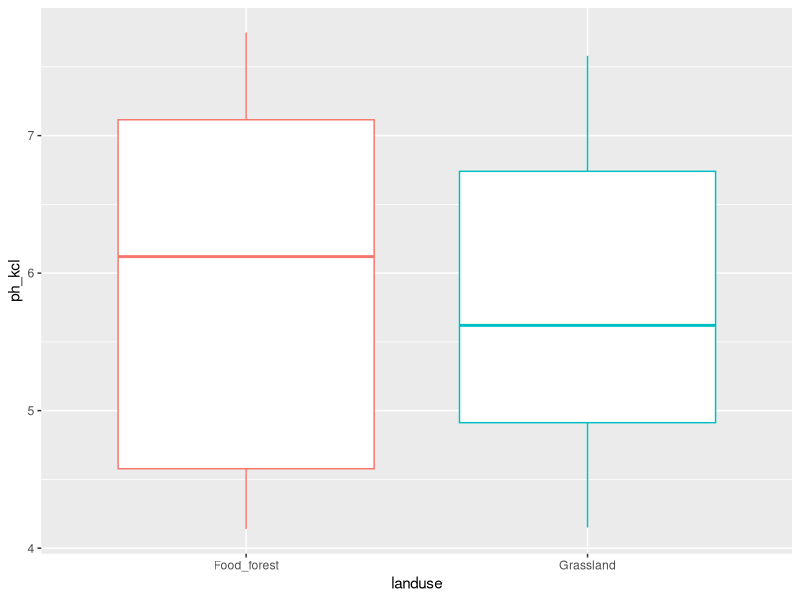
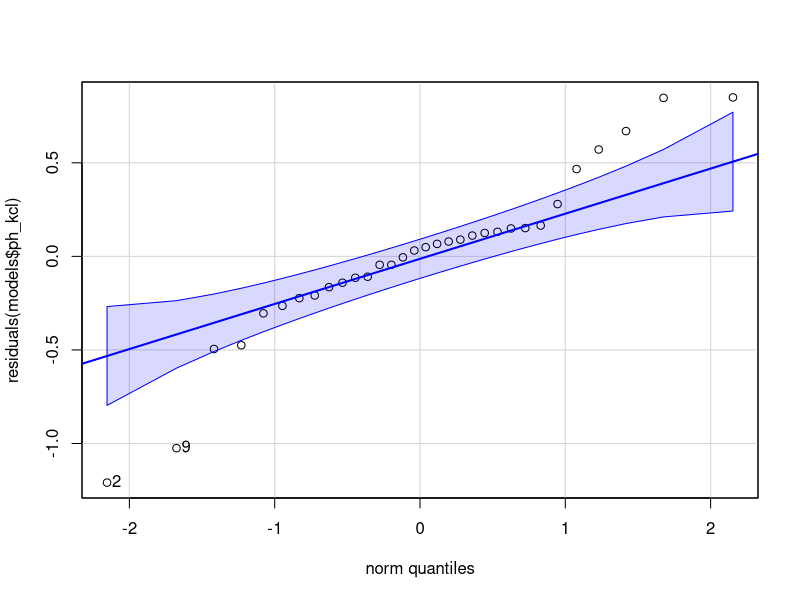
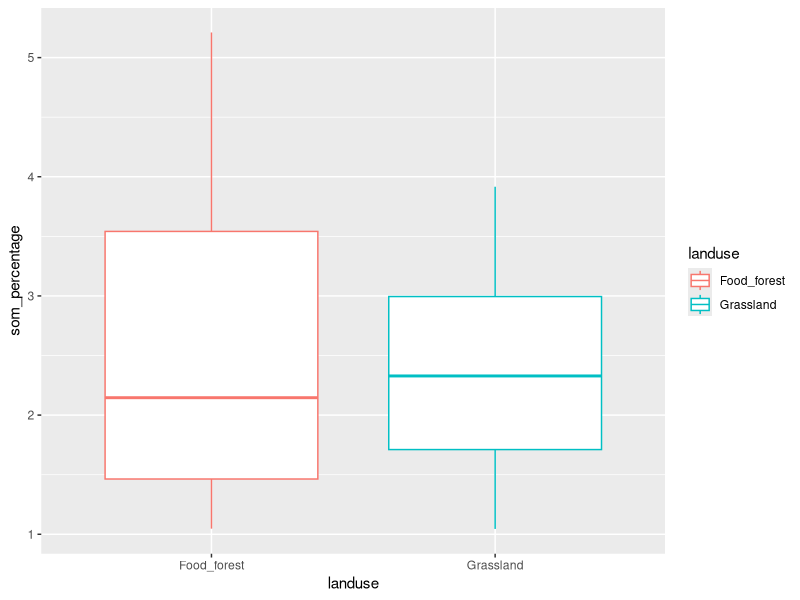
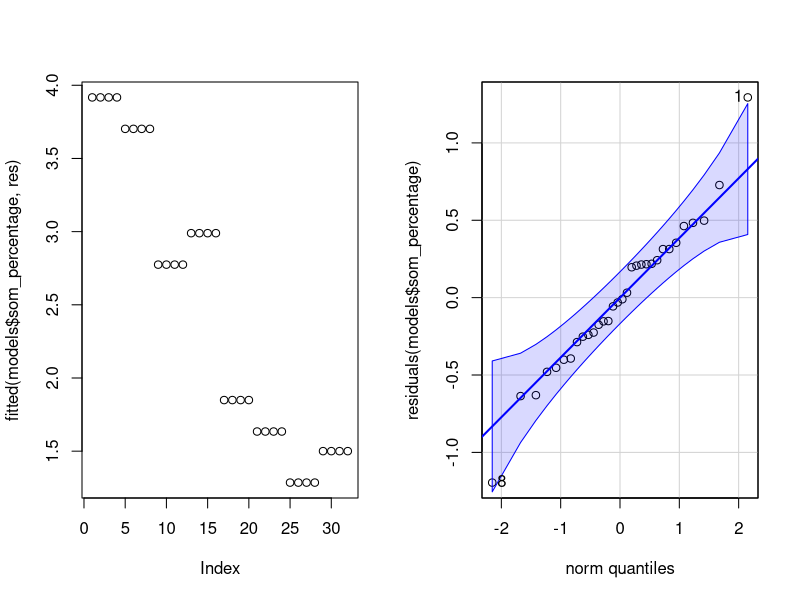
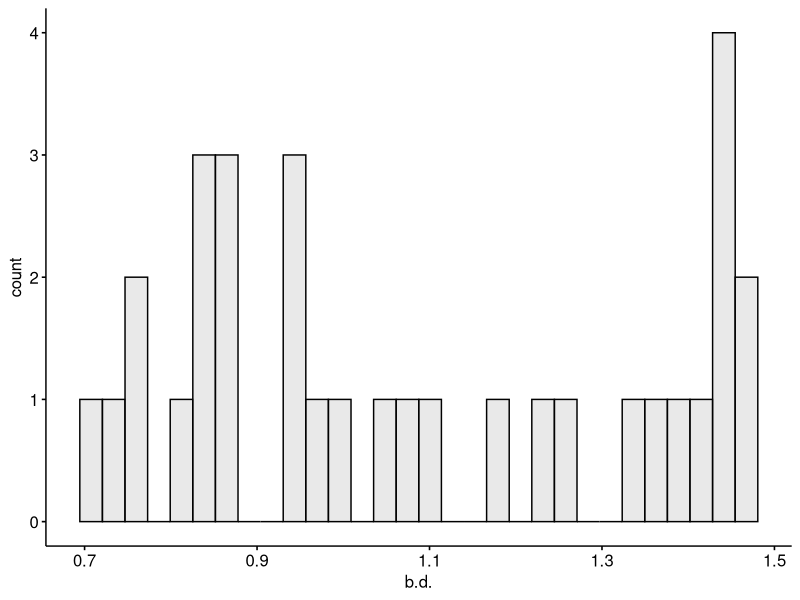
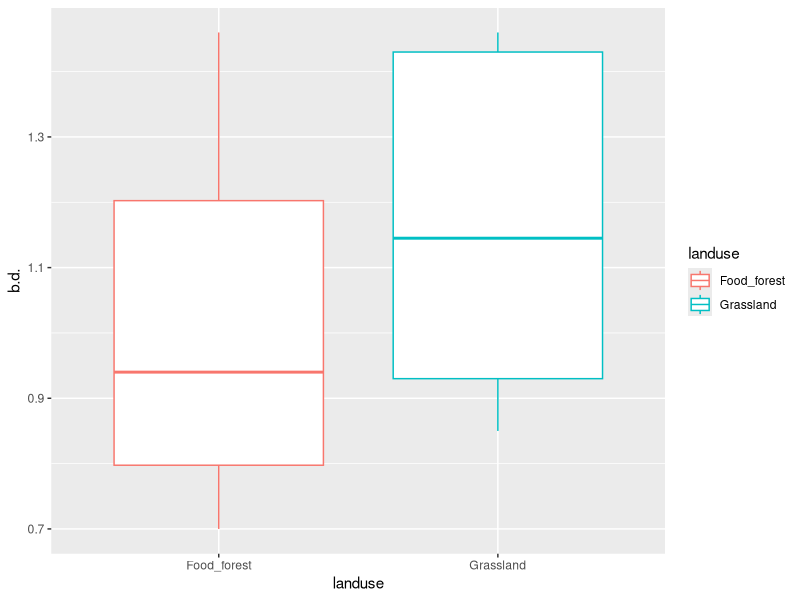
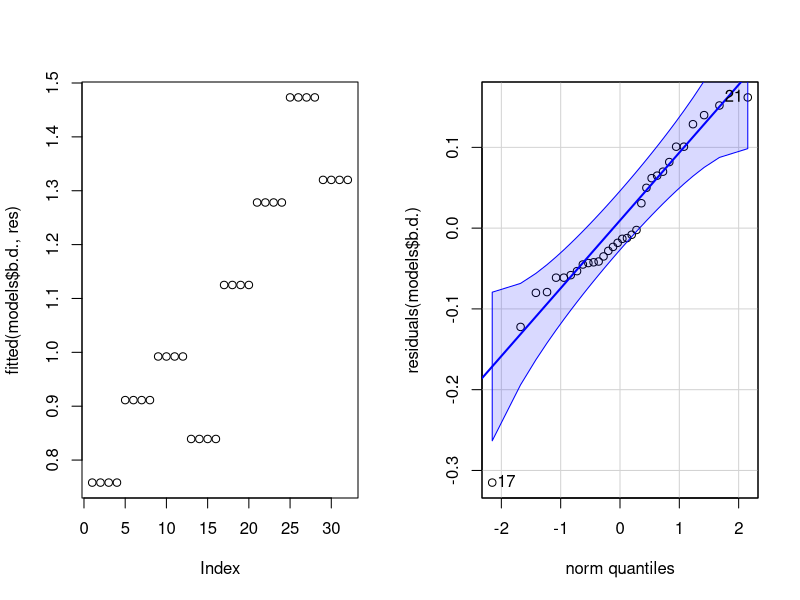
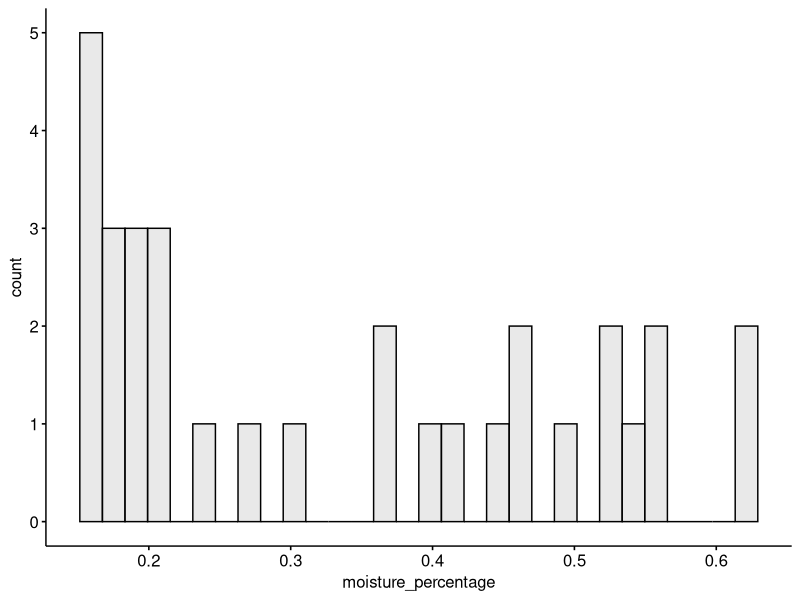

These charts were generated, in order, by the following R code:
## ---- chunk 1
knitr::opts_chunk$set(message = FALSE, echo = FALSE, warning = FALSE)
## ---- chunk 2
library(tidyverse)
library(ggpubr)
library(car)
library(gridExtra)
library(flextable)
library(lmerTest)
# library(lme4)
library(multcomp)
library(emmeans)
library(broom.mixed)
library(nlme)

## ---- chunk 3
lml <- read_csv2("MASTER_LML.csv")

lml$litter_sp <- factor(lml$litter_sp, levels=c("Alder","Hazel","Chestnut"))
lml$mesh_size <- factor(lml$mesh_size, levels=c("Fine","Medium","Coarse"))

mt <- read_csv2("MASTERFILE_decomp_10.csv")

mt_2 <- mt %>% mutate(age = 2021-year_of_landuse,
                      earthworms_2021 = compost_worms + soil_eating_worms + pendelaars)

mt_2 <- mt_2 %>% rowwise() %>% mutate(earthworms_2022 = sum(c_across(contains("Abundance"))))
mt_2 <- mt_2 %>% rename("vb_code" = "code")

# join litter mass data with landuse & location data
mt_2_lu_loc <- mt_2 %>% dplyr::select(vb_code, landuse, location)
lml_2 <- lml %>% left_join(mt_2_lu_loc, by ="vb_code")

mt_3 <- mt_2 %>% filter(plot_nr < 5)

# sum columns mites and earthworms
mt_4 <- cbind(mt_3, mites_sum = rowSums(mt_3[c('Mites_oribatid_kg','Mites_other_kg')]))
mt_4 <- cbind(mt_4, biomass_ew_total = 
                rowSums(mt_3[c('Biomass_anecic','Biomass_endogeic','Biomass_epigeic','Biomass_juvenile')]))

## ---- chunk 4
# variables

vars <- mt_4 %>%
  dplyr::select(ph_kcl, som_percentage, b.d., moisture_percentage, NO2_NO3_mg_kg, NH4_mg_kg,
            Total_P_mg_kg, Olsen_P_mg_kg, earthworms_2022, biomass_ew_total,
            Springtails_nr_kg, Mites_oribatid_kg, Mites_other_kg, nr_nematodes_gr_dry,
            Bacteria_total, Microbial, Actinobacteria_total, Fungi_total, Total_plfa, AMF_NLFA) %>%
  names() %>%
  set_names()

# normality and equal variances

normality <- map(vars, ~gghistogram(mt_4, .x,  fill = 'lightgrey', na.rm=TRUE))
plots_list <- map(normality, ~.x)
# grid.arrange(grobs = plots_list, ncol = 2, nrow = 10)

variances_loc_lu <- map(vars, ~leveneTest(mt_4[[.x]] ~ landuse * location, data = mt_4))

# tab_var <- mt_4 %>% group_by(landuse, location) %>% 
#   dplyr::select(ph_kcl, som_percentage, b.d.,                                                
#                 moisture_percentage, 
#                 NO2_NO3_mg_kg, NH4_mg_kg, Total_P_mg_kg, Olsen_P_mg_kg, earthworms_2022, 
#                 biomass_ew_total, Springtails_nr_kg, Mites_oribatid_kg, Mites_other_kg, 
#                 nr_nematodes_gr_dry,Bacteria_total, Microbial, Actinobacteria_total, 
#                 Fungi_total, Total_plfa, AMF_NLFA) %>% 
#           summarize_all(var, na.rm=TRUE) %>% mutate(across(where(is.numeric), round, 1))
# 
# tab_var %>% pivot_longer(cols=c(ph_kcl:AMF_NLFA)) %>% 
#                   pivot_wider(names_from = c(landuse,location),values_from = value) %>%
#             flextable()  %>%
#             set_table_properties(layout = "autofit")


## ---- chunk 5
# list of model outputs ANOVA
models <- list()
for (i in c('ph_kcl','som_percentage','b.d.','moisture_percentage','NO2_NO3_mg_kg','NH4_mg_kg',
            'Total_P_mg_kg','Olsen_P_mg_kg','earthworms_2022','biomass_ew_total',
            'Springtails_nr_kg','Mites_oribatid_kg','Mites_other_kg','nr_nematodes_gr_dry',
            'Bacteria_total','Microbial','Actinobacteria_total','Fungi_total','Total_plfa','AMF_NLFA')) {
  f <- formula(paste(i,"~ landuse + (1|location)"))
  models[[i]] <- lmerTest::lmer(f, data=mt_4, na.action = "na.omit")
}
## ---- chunk 6
mt_4 %>% group_by(landuse, location) %>% summarize(mean=mean(ph_kcl),sd=sd(ph_kcl),var=var(ph_kcl))
# variances_loc_lu$ph_kcl
# normality$ph_kcl
mt_4 %>% group_by(landuse) %>% ggplot(aes(x=landuse, y=ph_kcl, color=landuse)) + geom_boxplot() + theme(legend.position='none')
# par(mfrow=c(1,2))
# plot(fitted(models$ph_kcl, res))
qqPlot(residuals(models$ph_kcl))
cld(lsmeans(models$ph_kcl,~ landuse, adjust="sidak"), Letters = c(letters))
# emm <- emmeans(models$ph_kcl, specs = pairwise ~ landuse)
# emm$contrasts

# transformed data pH <<<<< more not-normally distributed residuals!!
# gghistogram(exp(-mt_4$ph_kcl),  fill = 'lightgrey', na.rm=TRUE, binwidth = 0.0003)
# ph_transf <- lmer(exp(-ph_kcl) ~ landuse + (1|location), data=mt_4, na.action = "na.omit")
# anova(ph_transf)
# summary(ph_transf)
# cld(lsmeans(ph_transf,~ landuse,adjust="tukey"), Letters = c(letters))
# shapiro.test(residuals(ph_transf))
# qqPlot(residuals(ph_transf))

## ---- chunk 7
mt_4 %>% group_by(landuse, location) %>% summarize(mean=mean(som_percentage),sd=sd(som_percentage),var=var(som_percentage))
# variances_loc_lu$som_percentage
# normality$som_percentage
mt_4 %>% group_by(landuse) %>% ggplot(aes(x=landuse, y=som_percentage, color=landuse)) + geom_boxplot()
par(mfrow=c(1,2))
plot(fitted(models$som_percentage, res))
qqPlot(residuals(models$som_percentage))
cld(lsmeans(models$som_percentage,~ landuse, adjust="tukey"), Letters = c(letters))
# shapiro.test(residuals(models$som_percentage))
## ---- chunk 8
mt_4 %>% group_by(landuse) %>% summarize(mean=mean(b.d.),sd=sd(b.d.),var=var(b.d.))
variances_loc_lu$b.d.
# par(mfrow=c(1,2))
normality$b.d.
mt_4 %>% group_by(landuse) %>% ggplot(aes(x=landuse, y=b.d., color=landuse)) + geom_boxplot()
plot(fitted(models$b.d., res))
qqPlot(residuals(models$b.d.))
cld(lsmeans(models$b.d.,~ landuse, adjust="tukey"), Letters = c(letters))
shapiro.test(residuals(models$b.d.))
## ---- chunk 9
mt_4 %>% group_by(landuse) %>% summarize(mean=mean(moisture_percentage),sd=sd(moisture_percentage),var=var(moisture_percentage))
variances_loc_lu$moisture_percentage
# par(mfrow=c(1,2))
normality$moisture_percentage
mt_4 %>% group_by(landuse) %>% ggplot(aes(x=landuse, y=moisture_percentage, color=landuse)) + geom_boxplot()
plot(fitted(models$moisture_percentage, res))
qqPlot(residuals(models$moisture_percentage))
cld(lsmeans(models$moisture_percentage,~ landuse, adjust="tukey"), Letters = c(letters))
shapiro.test(residuals(models$moisture_percentage))
## ---- chunk 10
mt_4 %>% group_by(landuse) %>% summarize(mean=mean(NO2_NO3_mg_kg),sd=sd(NO2_NO3_mg_kg),var=var(NO2_NO3_mg_kg))
variances_loc_lu$NO2_NO3_mg_kg
# par(mfrow=c(1,2))
normality$NO2_NO3_mg_kg
mt_4 %>% group_by(landuse) %>% ggplot(aes(x=landuse, y=NO2_NO3_mg_kg, color=landuse)) + geom_boxplot()
plot(fitted(models$NO2_NO3_mg_kg, res))
qqPlot(residuals(models$NO2_NO3_mg_kg))
cld(lsmeans(models$NO2_NO3_mg_kg,~ landuse, adjust="tukey"), Letters = c(letters))
shapiro.test(residuals(models$NO2_NO3_mg_kg))
## ---- chunk 11
mt_4 %>% group_by(landuse) %>% summarize(mean=mean(NH4_mg_kg),sd=sd(NH4_mg_kg),var=var(NH4_mg_kg))
variances_loc_lu$NH4_mg_kg
# par(mfrow=c(1,2))
normality$NH4_mg_kg
mt_4 %>% group_by(landuse) %>% ggplot(aes(x=landuse, y=NH4_mg_kg, color=landuse)) + geom_boxplot()
plot(fitted(models$NH4_mg_kg, res))
qqPlot(residuals(models$NH4_mg_kg))
cld(lsmeans(models$NH4_mg_kg,~ landuse, adjust="tukey"), Letters = c(letters))
shapiro.test(residuals(models$NH4_mg_kg))
## ---- chunk 12
mt_4 %>% group_by(landuse) %>% summarize(mean=mean(Total_P_mg_kg),sd=sd(Total_P_mg_kg),var=var(Total_P_mg_kg))
variances_loc_lu$Total_P_mg_kg
# par(mfrow=c(1,2))
normality$Total_P_mg_kg
mt_4 %>% group_by(landuse) %>% ggplot(aes(x=landuse, y=Total_P_mg_kg, color=landuse)) + geom_boxplot()
plot(fitted(models$Total_P_mg_kg, res))
qqPlot(residuals(models$Total_P_mg_kg))
cld(lsmeans(models$Total_P_mg_kg,~ landuse, adjust="tukey"), Letters = c(letters))
shapiro.test(residuals(models$Total_P_mg_kg))
## ---- chunk 13
mt_4 %>% group_by(landuse) %>% summarize(mean=mean(Olsen_P_mg_kg),sd=sd(Olsen_P_mg_kg),var=var(Olsen_P_mg_kg))
variances_loc_lu$Olsen_P_mg_kg
# par(mfrow=c(1,2))
normality$Olsen_P_mg_kg
mt_4 %>% group_by(landuse) %>% ggplot(aes(x=landuse, y=Olsen_P_mg_kg, color=landuse)) + geom_boxplot()
plot(fitted(models$Olsen_P_mg_kg, res))
qqPlot(residuals(models$Olsen_P_mg_kg))
cld(lsmeans(models$Olsen_P_mg_kg,~ landuse, adjust="tukey"), Letters = c(letters))
shapiro.test(residuals(models$Olsen_P_mg_kg))
## ---- chunk 14
mt_4 %>% group_by(landuse) %>% summarize(mean=mean(earthworms_2022, na.rm=TRUE),sd=sd(earthworms_2022, na.rm=TRUE),var=var(earthworms_2022, na.rm=TRUE))
variances_loc_lu$earthworms_2022
# par(mfrow=c(1,2))
normality$earthworms_2022
mt_4 %>% group_by(landuse) %>% ggplot(aes(x=landuse, y=earthworms_2022, color=landuse)) + geom_boxplot()
plot(fitted(models$earthworms_2022, res))
qqPlot(residuals(models$earthworms_2022))
cld(lsmeans(models$earthworms_2022,~ landuse, adjust="tukey"), Letters = c(letters))
shapiro.test(residuals(models$earthworms_2022))

# GLMM count data
gghistogram(mt_4$earthworms_2022,  fill = 'lightgrey', na.rm=TRUE)
earthworm_glmm <- glmer(earthworms_2022 ~ landuse + (1|location), data=mt_4, family = poisson, na.action = "na.omit")
anova(earthworm_glmm)
summary(earthworm_glmm)
cld(lsmeans(earthworm_glmm,~ landuse,adjust="tukey"), Letters = c(letters))
shapiro.test(residuals(earthworm_glmm))
qqPlot(residuals(earthworm_glmm))
## ---- chunk 15
mt_4 %>% group_by(landuse) %>% summarize(mean=mean(biomass_ew_total, na.rm=TRUE),sd=sd(biomass_ew_total, na.rm=TRUE),var=var(biomass_ew_total, na.rm=TRUE))
variances_loc_lu$biomass_ew_total
# par(mfrow=c(1,2))
normality$biomass_ew_total
mt_4 %>% group_by(landuse) %>% ggplot(aes(x=landuse, y=biomass_ew_total, color=landuse)) + geom_boxplot()
plot(fitted(models$biomass_ew_total, res))
qqPlot(residuals(models$biomass_ew_total))
cld(lsmeans(models$biomass_ew_total,~ landuse, adjust="tukey"), Letters = c(letters))
shapiro.test(residuals(models$biomass_ew_total))

# log transform earthworm biomass
gghistogram(log(mt_4$biomass_ew_total),  fill = 'lightgrey', na.rm=TRUE)
mt_4 %>% group_by(landuse) %>% ggplot(aes(x=landuse, y=log(biomass_ew_total), color=landuse)) + geom_boxplot()
biomass_ew_transf <- lmer(log(biomass_ew_total+0.001) ~ landuse + (1|location), data=mt_4, na.action = "na.omit")
leveneTest(log(biomass_ew_total) ~ landuse * location, data=mt_4) #just as significant as non-transformed data
anova(biomass_ew_transf)
summary(biomass_ew_transf)
cld(lsmeans(biomass_ew_transf,~ landuse,adjust="tukey"), Letters = c(letters))
shapiro.test(residuals(biomass_ew_transf))
qqPlot(residuals(biomass_ew_transf))

# Generalized least squares
gls_EW <- gls(biomass_ew_total ~ landuse, data=mt_4, na.action = na.omit, weights=varPower())
# weights=varPower() 
# weights = varIdent(form= ~1|location)
# correlation = corAR1(form = ~ 1 | location)
summary(gls_EW)
anova(gls_EW)
plot(gls_EW)
# cld(lsmeans(models$gls_AMF,~ landuse, adjust="tukey"), Letters = c(letters)) doesnt work for gls()
qqPlot(residuals(gls_EW))
shapiro.test(residuals(gls_EW))

## ---- chunk 16
mt_4 %>% group_by(landuse) %>% summarize(mean=mean(Springtails_nr_kg, na.rm=TRUE),sd=sd(Springtails_nr_kg, na.rm=TRUE),var=var(Springtails_nr_kg, na.rm=TRUE))
variances_loc_lu$Springtails_nr_kg
# par(mfrow=c(1,2))
normality$Springtails_nr_kg
mt_4 %>% group_by(landuse) %>% ggplot(aes(x=landuse, y=Springtails_nr_kg, color=landuse)) + geom_boxplot()
plot(fitted(models$Springtails_nr_kg, res))
qqPlot(residuals(models$Springtails_nr_kg))
cld(lsmeans(models$Springtails_nr_kg,~ landuse, adjust="tukey"), Letters = c(letters))
shapiro.test(residuals(models$Springtails_nr_kg))

# GLMM count data
gghistogram(mt_4$Springtails_nr_kg,  fill = 'lightgrey', na.rm=TRUE)
springtail_glmm <- glmer(Springtails_nr_kg ~ landuse + (1|location), data=mt_4, family = poisson, na.action = na.omit)
anova(springtail_glmm)
tidy(springtail_glmm)
#summary(springtail_glmm)
#prints long list of values, because they are non-integers...but that's because I had to correct for soil weight. 
cld(lsmeans(springtail_glmm,~ landuse,adjust="tukey"), Letters = c(letters))
shapiro.test(residuals(springtail_glmm))
qqPlot(residuals(springtail_glmm))

## ---- chunk 17
mt_4 %>% group_by(landuse) %>% summarize(mean=mean(Mites_oribatid_kg, na.rm=TRUE),sd=sd(Mites_oribatid_kg, na.rm=TRUE),var=var(Mites_oribatid_kg, na.rm=TRUE))
variances_loc_lu$Mites_oribatid_kg
# par(mfrow=c(1,2))
normality$Mites_oribatid_kg
mt_4 %>% group_by(landuse) %>% ggplot(aes(x=landuse, y=Mites_oribatid_kg, color=landuse)) + geom_boxplot()
plot(fitted(models$Mites_oribatid_kg, res))
qqPlot(residuals(models$Mites_oribatid_kg))
cld(lsmeans(models$Mites_oribatid_kg,~ landuse, adjust="tukey"), Letters = c(letters))
shapiro.test(residuals(models$Mites_oribatid_kg))

# GLMM count data
gghistogram(mt_4$Mites_oribatid_kg,  fill = 'lightgrey', na.rm=TRUE)
oribatid_glmm <- glmer(Mites_oribatid_kg ~ landuse + (1|location), data=mt_4, family = poisson, na.action = na.omit)
anova(oribatid_glmm)
tidy(oribatid_glmm)
#summary(oribatid_glmm)
#prints long list of values, because they are non-integers...but that's because I had to correct for soil weight. 
cld(lsmeans(oribatid_glmm,~ landuse,adjust="tukey"), Letters = c(letters))
shapiro.test(residuals(oribatid_glmm))
qqPlot(residuals(oribatid_glmm))
## ---- chunk 18
mt_4 %>% group_by(landuse) %>% summarize(mean=mean(Mites_other_kg, na.rm=TRUE),sd=sd(Mites_other_kg, na.rm=TRUE),var=var(Mites_other_kg, na.rm=TRUE))
variances_loc_lu$Mites_other_kg
# par(mfrow=c(1,2))
normality$Mites_other_kg
mt_4 %>% group_by(landuse) %>% ggplot(aes(x=landuse, y=Mites_other_kg, color=landuse)) + geom_boxplot()
plot(fitted(models$Mites_other_kg, res))
qqPlot(residuals(models$Mites_other_kg))
cld(lsmeans(models$Mites_other_kg,~ landuse, adjust="tukey"), Letters = c(letters))
shapiro.test(residuals(models$Mites_other_kg))

# GLMM count data
gghistogram(mt_4$Mites_other_kg,  fill = 'lightgrey', na.rm=TRUE)
mite_other_glmm <- glmer(Mites_other_kg ~ landuse + (1|location), data=mt_4, family = poisson, na.action = na.omit)
anova(mite_other_glmm)
tidy(mite_other_glmm)
#summary(mite_other_glmm)
#prints long list of values, because they are non-integers...but that's because I had to correct for soil weight. 
cld(lsmeans(mite_other_glmm,~ landuse,adjust="tukey"), Letters = c(letters))
shapiro.test(residuals(mite_other_glmm))
qqPlot(residuals(mite_other_glmm))
## ---- chunk 19
mt_4 %>% group_by(landuse) %>% summarize(mean=mean(Bacteria_total),sd=sd(Bacteria_total),var=var(Bacteria_total))
variances_loc_lu$Bacteria_total
# par(mfrow=c(1,2))
normality$Bacteria_total
mt_4 %>% group_by(landuse) %>% ggplot(aes(x=landuse, y=Bacteria_total, color=landuse)) + geom_boxplot()
plot(fitted(models$Bacteria_total, res))
qqPlot(residuals(models$Bacteria_total))
cld(lsmeans(models$Bacteria_total,~ landuse, adjust="tukey"), Letters = c(letters))
shapiro.test(residuals(models$Bacteria_total))
## ---- chunk 20
mt_4 %>% group_by(landuse) %>% summarize(mean=mean(Microbial),sd=sd(Microbial),var=var(Microbial))
variances_loc_lu$Microbial
# par(mfrow=c(1,2))
normality$Microbial
mt_4 %>% group_by(landuse) %>% ggplot(aes(x=landuse, y=Microbial, color=landuse)) + geom_boxplot()
plot(fitted(models$Microbial, res))
qqPlot(residuals(models$Microbial))
cld(lsmeans(models$Microbial,~ landuse, adjust="tukey"), Letters = c(letters))
shapiro.test(residuals(models$Microbial))
## ---- chunk 21
mt_4 %>% group_by(landuse) %>% summarize(mean=mean(Actinobacteria_total),sd=sd(Actinobacteria_total),var=var(Actinobacteria_total))
variances_loc_lu$Actinobacteria_total
# par(mfrow=c(1,2))
normality$Actinobacteria_total
mt_4 %>% group_by(landuse) %>% ggplot(aes(x=landuse, y=Actinobacteria_total, color=landuse)) + geom_boxplot()
plot(fitted(models$Actinobacteria_total, res))
qqPlot(residuals(models$Actinobacteria_total))
cld(lsmeans(models$Actinobacteria_total,~ landuse, adjust="tukey"), Letters = c(letters))
shapiro.test(residuals(models$Actinobacteria_total))
## ---- chunk 22
mt_4 %>% group_by(landuse) %>% summarize(mean=mean(Fungi_total),sd=sd(Fungi_total),var=var(Fungi_total))
variances_loc_lu$Fungi_total
# par(mfrow=c(1,2))
normality$Fungi_total
mt_4 %>% group_by(landuse) %>% ggplot(aes(x=landuse, y=Fungi_total, color=landuse)) + geom_boxplot()
plot(fitted(models$Fungi_total, res))
qqPlot(residuals(models$Fungi_total))
cld(lsmeans(models$Fungi_total,~ landuse, adjust="tukey"), Letters = c(letters))
shapiro.test(residuals(models$Fungi_total))
## ---- chunk 23
mt_4 %>% group_by(landuse) %>% summarize(mean=mean(Total_plfa),sd=sd(Total_plfa),var=var(Total_plfa))
variances_loc_lu$Total_plfa
# par(mfrow=c(1,2))
normality$Total_plfa
mt_4 %>% group_by(landuse) %>% ggplot(aes(x=landuse, y=Total_plfa, color=landuse)) + geom_boxplot()
plot(fitted(models$Total_plfa, res))
qqPlot(residuals(models$Total_plfa))
cld(lsmeans(models$Total_plfa,~ landuse, adjust="tukey"), Letters = c(letters))
shapiro.test(residuals(models$Total_plfa))
## ---- chunk 24
mt_4 %>% group_by(landuse) %>% summarize(mean=mean(AMF_NLFA),sd=sd(AMF_NLFA),var=var(AMF_NLFA))
variances_loc_lu$AMF_NLFA
# par(mfrow=c(1,2))
normality$AMF_NLFA
mt_4 %>% group_by(landuse) %>% ggplot(aes(x=landuse, y=AMF_NLFA, color=landuse)) + geom_boxplot()
plot(fitted(models$AMF_NLFA, res))
qqPlot(residuals(models$AMF_NLFA))
cld(lsmeans(models$AMF_NLFA,~ landuse, adjust="tukey"), Letters = c(letters))
shapiro.test(residuals(models$AMF_NLFA))

# log transform AMF
gghistogram(log(mt_4$AMF_NLFA),  fill = 'lightgrey', na.rm=TRUE)
mt_4 %>% group_by(landuse) %>% ggplot(aes(x=landuse, y=log(AMF_NLFA), color=landuse)) + geom_boxplot()
amf_transf <- lmer(log(AMF_NLFA) ~ landuse + (1|location), data=mt_4, na.action = "na.omit")
leveneTest(log(AMF_NLFA) ~ landuse * location, data=mt_4) # little bit less significant...but still significant for sure
anova(amf_transf)
summary(amf_transf)
cld(lsmeans(amf_transf,~ landuse,adjust="tukey"), Letters = c(letters))
shapiro.test(residuals(amf_transf))
qqPlot(residuals(amf_transf))

# Generalized least squares
gls_AMF <- gls(AMF_NLFA ~ landuse, data=mt_4, na.action = na.omit, weights=varPower())
# weights=varPower() 
# weights = varIdent(form= ~1|location)
# correlation = corAR1(form = ~ 1 | location)
summary(gls_AMF)
anova(gls_AMF)
plot(gls_AMF)
# cld(lsmeans(models$gls_AMF,~ landuse, adjust="tukey"), Letters = c(letters)) doesnt work for gls()
qqPlot(residuals(gls_AMF))
shapiro.test(residuals(gls_AMF))
# 
# ## Run the following lines. These introduce methods for 'gls' objects.
# model.matrix.gls<-function(object,...){
# 	model.matrix(terms(object),data=getData(object),...)
# }
# model.frame.gls<-function(object,...){
# 	model.frame(formula(object),data=getData(object),...)
# }
# terms.gls<-function(object,...){
# 	terms(model.frame(object),...)
# }
# # The line below gives pairwise comparisons now.  Note that the above
# # performs t-tests for all pairwise differences.
# multCompTukey <- glht(gls_AMF, linfct = mcp(landuse = "Tukey"))
